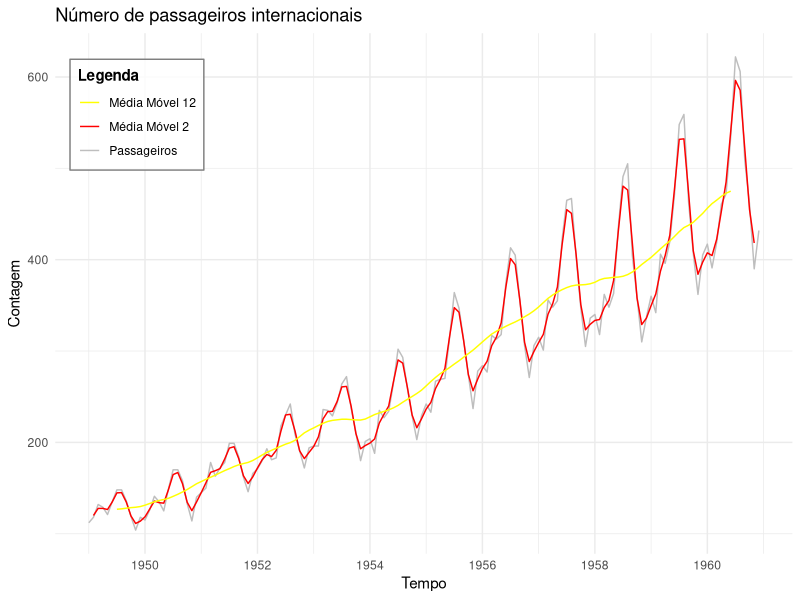
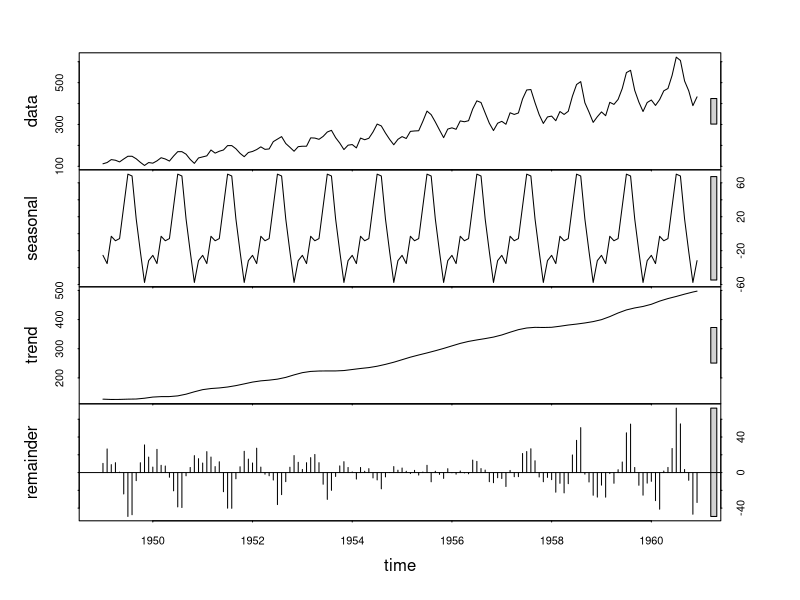
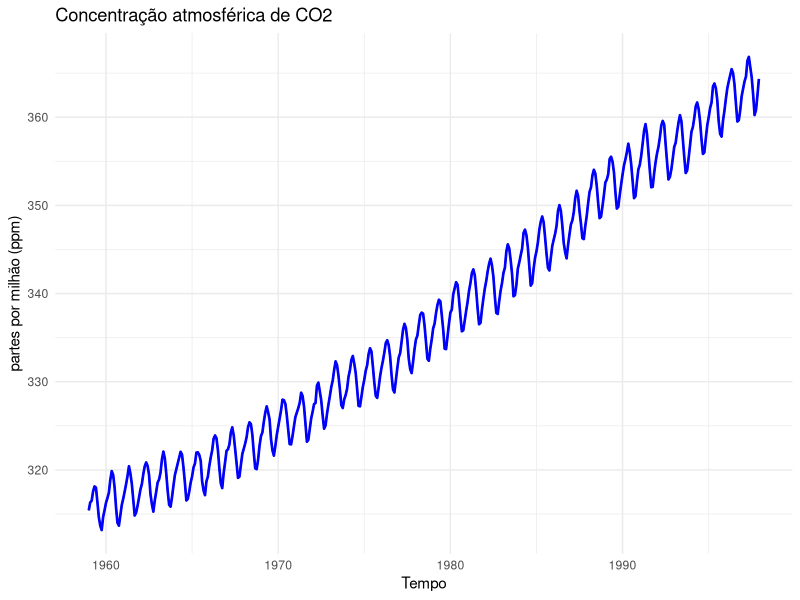
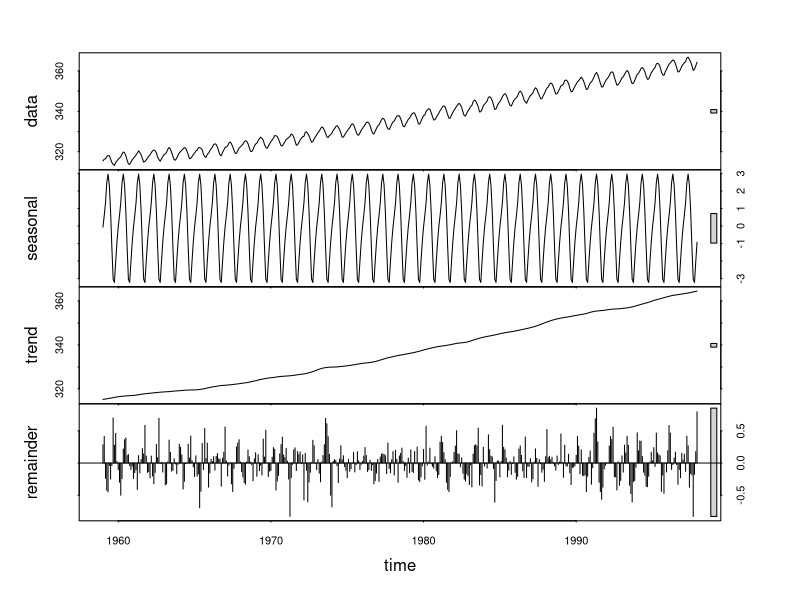
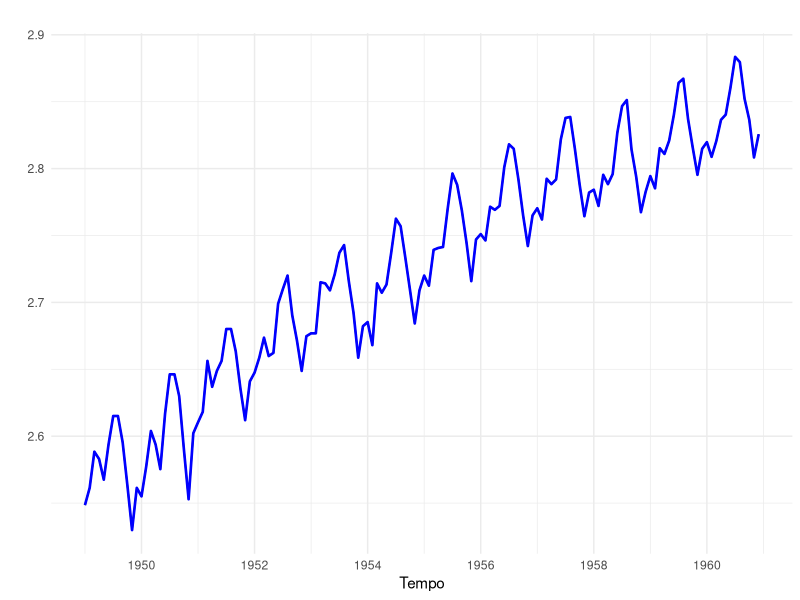

The R script that drew these images, in order:
library(forecast)
library(ggplot2)

ts_AP<-AirPassengers
ts_AP_MAC2<-ma(ts_AP,order = 2, centre = TRUE)
ts_AP_MAC12<-ma(ts_AP,order = 12, centre = TRUE)
plot_AP <- autoplot(ts_AP, series = "Passageiros") +
  autolayer(ts_AP_MAC2, series = "Média Móvel 2") +
  autolayer(ts_AP_MAC12, series = "Média Móvel 12") +
  labs(
    title = 'Número de passageiros internacionais',
    x = "Tempo",
    y = "Contagem",
    color = "Legenda"
  ) +
  scale_color_manual(
    values = c("Passageiros" = "gray", 
               "Média Móvel 2" = "red", 
               "Média Móvel 12" = "yellow")
  ) +
  theme_minimal()+
  theme(
    legend.position = "inside",
    legend.position.inside = c(0.02, 0.95),
    legend.justification = c(0, 1),
    legend.background = element_rect(fill = alpha("white", 0.8), color = "gray50"),
    legend.title = element_text(face = "bold")
  )

show(plot_AP)
AP_stl<- stl(ts_AP,s.window = 'periodic')
plot(AP_stl)


ts_co<-co2
autoplot(ts_co)+
  geom_line(linewidth = 0.9, color = 'blue')+
  labs(title = 'Concentração atmosférica de CO2')+
  xlab("Tempo")+
  ylab("partes por milhão (ppm)")+
  theme_minimal()
co_stl<-stl(ts_co, s.window = 'periodic')
plot(co_stl)


lambda_AP<-BoxCox.lambda(ts_AP, method = 'guerrero')
lambda_AP
ts_AP_BC<-BoxCox(ts_AP,lambda_AP)
autoplot(ts_AP_BC)+
  geom_line(linewidth = 0.9, color = 'blue')+
  xlab("Tempo")+
  ylab("")+
  theme_minimal()
